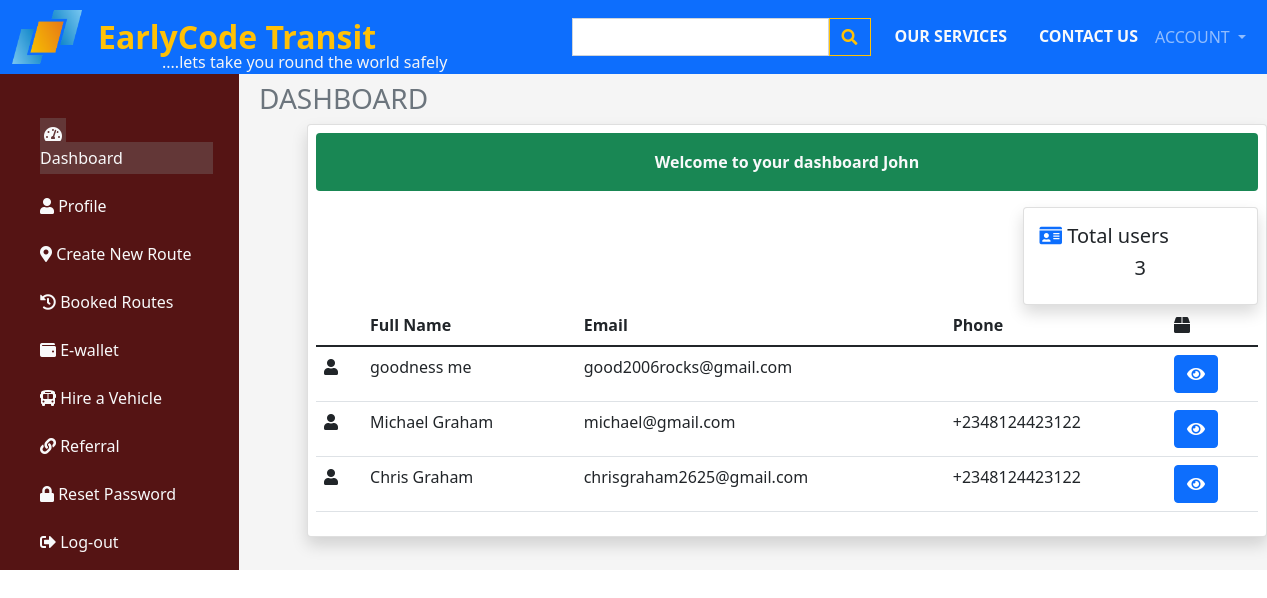
The page /portal/dashboard (signed in) on the database its author committed.
### tables this page shows
CREATE TABLE `users` (
  `id` int(11) NOT NULL,
  `first_name` varchar(100) NOT NULL,
  `middle_name` varchar(100) NOT NULL,
  `last_name` varchar(100) NOT NULL,
  `gender` varchar(10) NOT NULL,
  `dob` varchar(15) NOT NULL,
  `email` varchar(300) NOT NULL,
  `user_password` varchar(300) NOT NULL,
  `user_address` varchar(300) NOT NULL,
  `city` varchar(30) NOT NULL,
  `user_state` varchar(30) NOT NULL,
  `zip_code` varchar(10) NOT NULL,
  `phone` varchar(20) NOT NULL,
  `prof_pic` varchar(50) NOT NULL,
  `user_role` varchar(15) NOT NULL,
  `password_trial` int(5) NOT NULL,
  `user_status` varchar(15) NOT NULL,
  `password_reset` varchar(30) NOT NULL,
  `date_created` date NOT NULL
);

### portal/dashboard.php (the view, shortened to what this page needs)
<?php
    require_once '../assets/config/db-connect.php';
    require_once '../assets/includes/sessions.php';
    require_once '../assets/includes/portal_header.php';
    $id =  $_SESSION['id'];
?>
<?php
    $sql = "SELECT * FROM users WHERE id = '$id'";
    $query = mysqli_query($connection,$sql);
    $row = mysqli_fetch_assoc($query);
?>
<div>
                <h5 class="mt-2 fs-3 fw-b text-secondary">DASHBOARD</h5>
              <?php if ($_SESSION['role']  !== 'admin') { ?>
                <div class="card ms-5 shadow" style="min-width: 60rem; height: max-content;">
                <?php
                    echo successMessage();
                    echo errorMessage();
                ?>
                  <div class="card-body">
                    <div class="d-flex justify-content-between p-4">
                          <div class="d-flex">
                            <div>
                            <img src="../assets/img/profile_pic/<?php
                              $img = $row['prof_pic'];
                              if (!empty($img)) {
                                echo "$img?".mt_rand();
                              }else{
                                echo 'user.png';
                              }
                            ?>" alt="" style="height: 150px; width: 150px; border-radius: 50%;">
                            </div>
                            <div>
                              <h5 style="font-size: 30px; font-weight: bold; color: rgb(9, 29, 139); font-family: 'Segoe UI', Tahoma, Geneva, Verdana, sans-serif;"><?php echo $row['first_name']." ".$row['last_name']; ?></h5>
                            </div>
                          </div>
                          <div>
                        </div>
                      </div>
                    </div>
                    <hr class="ms-4 me-4">
                    <div class="container ps-4">
                          <div class="row">
                          <div class="col">
                              <h2 style="font-size: 15px; color: rgba(110, 110, 110, 0.473); font-family: sans-serif;">FIRST NAME</h2>
                              <h3 style="font-size: 15px; color: rgb(9, 29, 139); font-family: sans-serif;"><?php echo $row['first_name']; ?></h3>
                          </div>
                          <div class="col">
                              <h2 style="font-size: 15px; color: rgba(110, 110, 110, 0.473); font-family: sans-serif;">MIDDLE NAME</h2>
                              <h3 style="font-size: 15px; color: rgb(9, 29, 139); font-family: sans-serif;"><?php echo $row['middle_name']; ?></h3>
                          </div>
                          <div class="col">
                              <h2 style="font-size: 15px; color: rgba(110, 110, 110, 0.473); font-family: sans-serif;">LAST NAME</h2>
                              <h3 style="font-size: 15px; color: rgb(9, 29, 139); font-family: sans-serif;"><?php echo $row['last_name']; ?></h3>
                          </div>
                          </div>
                          <div class="row mt-3">
                            <div class="col">
                                <h2 style="font-size: 15px; color: rgba(110, 110, 110, 0.473); font-family: sans-serif;">GENDER</h2>
                                <h3 style="font-size: 15px; color: rgb(9, 29, 139); font-family: sans-serif;"><?php echo $row['gender']; ?></h3>
                            </div>
                            <div class="col">
                              <h2 style="font-size: 15px; color: rgba(110, 110, 110, 0.473); font-family: sans-serif;">Date of Birth</h2>
                              <h3 style="font-size: 15px; color: rgb(9, 29, 139); font-family: sans-serif;"><?php echo $row['dob']; ?></h3>
                            </div>
                            <div class="col">
                                <h2 style="font-size: 15px; color: rgba(110, 110, 110, 0.473); font-family: sans-serif;">Email</h2>
                                <h3 style="font-size: 15px; color: rgb(9, 29, 139); font-family: sans-serif;"><?php echo $row['email']; ?></h3>
                            </div>
                            </div>
                          <div class="row mt-3">
                          <div class="col">
                            <h2 style="font-size: 15px; color: rgba(110, 110, 110, 0.473); font-family: sans-serif;">ADDRESS</h2>
                            <h3 style="font-size: 15px; color: rgb(9, 29, 139); font-family: sans-serif;"><?php echo $row['user_address']; ?></h3>
                          </div>
                          <div class="col">
                              <h2 style="font-size: 15px; color: rgba(110, 110, 110, 0.473); font-family: sans-serif;">CITY</h2>
                              <h3 style="font-size: 15px; color: rgb(9, 29, 139); font-family: sans-serif;"><?php echo $row['city']; ?></h3>
                          </div>
                          <div class="col">
                              <h2 style="font-size: 15px; color: rgba(110, 110, 110, 0.473); font-family: sans-serif;">STATE</h2>
                              <h3 style="font-size: 15px; color: rgb(9, 29, 139); font-family: sans-serif;"><?php echo $row['user_state']; ?></h3>
                          </div>
                          </div>
                          <div class=" mt-3">
                            <h2 style="font-size: 15px; color: rgba(110, 110, 110, 0.473); font-family: sans-serif;">PHONE NUMBER</h2>
                            <h3 style="font-size: 15px; color: rgb(9, 29, 139); font-family: sans-serif;"><?php echo $row['phone']; ?></h3>
                        </div>
                    </div>
              </div>
              <?php }else{  ?>
                <div class="card ms-5 p-2 shadow" style="min-width: 60rem; height: max-content;">
                <?php
                    echo successMessage();
                ?>
                <div class="d-flex justify-content-end">
                  <div class="card p-3 shadow w-25">
                    <h5><i class="fas text-primary fa-id-card"></i> Total users</h5>
                    <h5 class="text-center">
                      <?php
                        if (isset($_POST['searchBtn'])) {
                          $search = $_POST['search'];
                          $sql = "SELECT * FROM users WHERE first_name LIKE '%$search%' OR middle_name LIKE '%$search%' OR last_name LIKE '%$search%'";
                        }else{
                          $sql = "SELECT * FROM users WHERE user_role = 'user' OR first_name = 'Chris' ORDER BY id DESC LIMIT 0,3";
                        }
                        $query = mysqli_query($connection,$sql);
                        $message = "";
                        echo mysqli_num_rows($query);
                      ?>
                    </h5>
                  </div>
                </div>
                <div class="table-responsive">
                <table class="table">
                    <thead>
                      <tr>
                        <th scope="col"></th>
                        <th scope="col">Full Name</th>
                        <th scope="col">Email</th>
                        <th scope="col">Phone</th>
                        <th scope="col"><i class="fas fa-box"></i></th>
                      </tr>
                    </thead>
                    <tbody>
                      <?php
                        while($row = mysqli_fetch_assoc($query)){
                        ?>
                      <tr>
                        <th scope="row"><i class="fas fa-user"></i></th>
                        <td><?php echo $row['first_name'].' '.$row['last_name']; ?></td>
                        <td><?php echo $row['email']; ?></td>
                        <td><?php echo $row['phone']; ?></td>
                        <td>
                          <a href="user-details?id=<?php echo $row['id']; ?>" class="btn btn-primary">
                            <i class="fas fa-eye"></i>
                          </a>
                        </td>
                      </tr>
                      <?php }echo $message; ?>
                    </tbody>
                  </table>
                </div>
                </div>
              <?php } ?>
</section>
</body>
</html>

### rows shown on the page
users: first_name "goodness", last_name "me", email "good2006rocks@gmail.com"
users: first_name "Michael", last_name "Graham", email "michael@gmail.com", phone "+2348124423122"
users: first_name "Chris", last_name "Graham", email "chrisgraham2625@gmail.com", phone "+2348124423122"

### other values the page prints
successMessage() "Welcome to your dashboard John"
mysqli_num_rows($query) "3"
